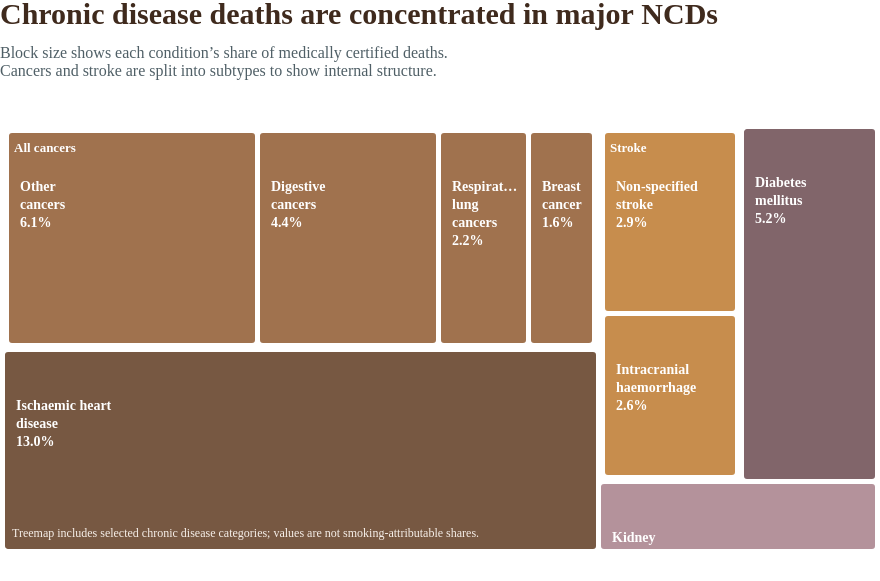

Express this chart as Vega-Lite.
### Vega specification from a JSON file in a GitHub repository (floating-point values rounded to 4 significant figures)
{"$schema": "https://vega.github.io/schema/vega/v5.json", "description": "Treemap showing chronic disease death burden by disease group and subtype.", "width": 880, "height": 430, "padding": 0, "background": "white", "title": {"text": "Chronic disease deaths are concentrated in major NCDs", "subtitle": ["Block size shows each condition’s share of medically certified deaths.", "Cancers and stroke are split into subtypes to show internal structure."], "font": "Crimson Text", "fontSize": 30, "fontWeight": "bold", "color": "#3f2a1d", "subtitleFont": "Source Sans Pro", "subtitleFontSize": 16, "subtitleColor": "#4f5f66", "anchor": "start", "offset": 45, "subtitlePadding": 15}, "data": [{"name": "tree", "values": [{"id": "ncd", "parent": null, "name": "Selected chronic disease deaths", "group": "Root"}, {"id": "cancer", "parent": "ncd", "name": "All cancers", "group": "Cancer"}, {"id": "digestive", "parent": "cancer", "name": "Digestive organ cancers", "group": "Cancer", "value": 4.4, "label": "Digestive\ncancers\n4.4%"}, {"id": "lungcancer", "parent": "cancer", "name": "Respiratory and lung cancers", "group": "Cancer", "value": 2.2, "label": "Respiratory\nlung\ncancers\n2.2%"}, {"id": "breast", "parent": "cancer", "name": "Breast cancer", "group": "Cancer", "value": 1.6, "label": "Breast\ncancer\n1.6%"}, {"id": "othercancer", "parent": "cancer", "name": "Other cancers", "group": "Cancer", "value": 6.1, "label": "Other\ncancers\n6.1%"}, {"id": "ihd", "parent": "ncd", "name": "Ischaemic heart disease", "group": "Heart disease", "value": 13.0, "label": "Ischaemic heart\ndisease\n13.0%"}, {"id": "stroke", "parent": "ncd", "name": "Stroke", "group": "Stroke"}, {"id": "nonspecified", "parent": "stroke", "name": "Non-specified stroke", "group": "Stroke", "value": 2.9, "label": "Non-specified\nstroke\n2.9%"}, {"id": "haemorrhage", "parent": "stroke", "name": "Intracranial haemorrhage", "group": "Stroke", "value": 2.6, "label": "Intracranial\nhaemorrhage\n2.6%"}, {"id": "diabetes", "parent": "ncd", "name": "Diabetes mellitus", "group": "Diabetes", "value": 5.2, "label": "Diabetes\nmellitus\n5.2%"}, {"id": "kidney", "parent": "ncd", "name": "Kidney failure", "group": "Kidney failure", "value": 2.1, "label": "Kidney\nfailure\n2.1%"}], "transform": [{"type": "stratify", "key": "id", "parentKey": "parent"}, {"type": "treemap", "field": "value", "sort": {"field": "value", "order": "descending"}, "round": true, "method": "squarify", "paddingInner": 3, "paddingOuter": 4, "size": [{"signal": "width"}, {"signal": "height"}], "as": ["x0", "y0", "x1", "y1", "depth", "children"]}, {"type": "formula", "as": "area", "expr": "(datum.x1 - datum.x0) * (datum.y1 - datum.y0)"}]}, {"name": "groups", "source": "tree", "transform": [{"type": "filter", "expr": "datum.depth === 1 && datum.children"}]}, {"name": "leaves", "source": "tree", "transform": [{"type": "filter", "expr": "!datum.children"}]}, {"name": "leafLabels", "source": "leaves", "transform": [{"type": "filter", "expr": "datum.area > 4200"}]}, {"name": "smallLabels", "source": "leaves", "transform": [{"type": "filter", "expr": "datum.area <= 4200"}]}], "scales": [{"name": "color", "type": "ordinal", "domain": ["Heart disease", "Cancer", "Stroke", "Diabetes", "Kidney failure"], "range": ["#6f4e37", "#9b6a43", "#c48642", "#7a5c61", "#b08c95"]}], "marks": [{"type": "rect", "from": {"data": "leaves"}, "encode": {"enter": {"x": {"field": "x0"}, "y": {"field": "y0"}, "x2": {"field": "x1"}, "y2": {"field": "y1"}, "fill": {"scale": "color", "field": "group"}, "stroke": {"value": "white"}, "strokeWidth": {"value": 2}, "cornerRadius": {"value": 4}, "tooltip": {"signal": "datum.name + ': ' + format(datum.value, '.1f') + '% of medically certified deaths'"}}, "update": {"fillOpacity": {"value": 0.94}}}}, {"type": "rect", "from": {"data": "groups"}, "encode": {"enter": {"x": {"field": "x0"}, "y": {"field": "y0"}, "x2": {"field": "x1"}, "y2": {"field": "y1"}, "fill": {"value": null}, "stroke": {"value": "#ffffff"}, "strokeWidth": {"value": 3}}}}, {"type": "text", "from": {"data": "groups"}, "encode": {"enter": {"x": {"signal": "datum.x0 + 10"}, "y": {"signal": "datum.y0 + 20"}, "text": {"field": "name"}, "font": {"value": "Source Sans Pro"}, "fontSize": {"value": 13}, "fontWeight": {"value": "bold"}, "fill": {"value": "#ffffff"}, "align": {"value": "left"}, "baseline": {"value": "middle"}, "limit": {"signal": "datum.x1 - datum.x0 - 16"}}}}, {"type": "text", "from": {"data": "leafLabels"}, "encode": {"enter": {"x": {"signal": "datum.x0 + 12"}, "y": {"signal": "datum.y0 + 48"}, "text": {"field": "label"}, "font": {"value": "Source Sans Pro"}, "fontSize": {"value": 14}, "fontWeight": {"value": "bold"}, "fill": {"value": "#ffffff"}, "align": {"value": "left"}, "baseline": {"value": "top"}, "lineBreak": {"value": "\n"}, "lineHeight": {"value": 18}, "limit": {"signal": "datum.x1 - datum.x0 - 18"}}}}, {"type": "text", "from": {"data": "smallLabels"}, "encode": {"enter": {"x": {"signal": "datum.x0 + 8"}, "y": {"signal": "datum.y0 + 32"}, "text": {"field": "label"}, "font": {"value": "Source Sans Pro"}, "fontSize": {"value": 9}, "fontWeight": {"value": "bold"}, "fill": {"value": "#ffffff"}, "align": {"value": "left"}, "baseline": {"value": "top"}, "lineBreak": {"value": "\n"}, "lineHeight": {"value": 11}, "limit": {"signal": "datum.x1 - datum.x0 - 8"}}}}, {"type": "text", "encode": {"enter": {"x": {"value": 12}, "y": {"signal": "height - 14"}, "text": {"value": "Treemap includes selected chronic disease categories; values are not smoking-attributable shares."}, "font": {"value": "Source Sans Pro"}, "fontSize": {"value": 12}, "fill": {"value": "#f7f0ea"}, "align": {"value": "left"}, "baseline": {"value": "bottom"}}}}]}
